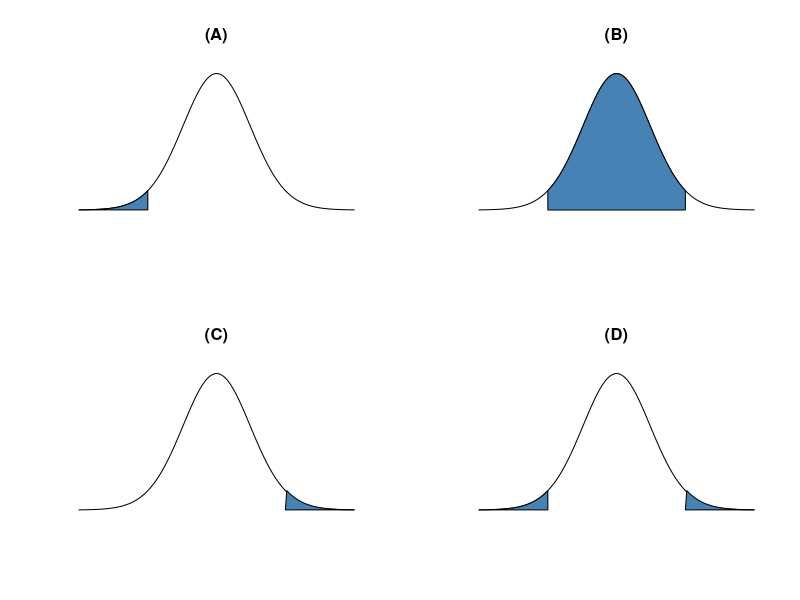

Write R code to recreate this figure.
## ---- chunk 1
# Leave this as-is
knitr::opts_chunk$set(echo = TRUE, warning = FALSE, message = FALSE)
## ---- chunk 2
val <- c(255, 190, 55, 137, 138, 174)

mu <- 220
xbar <- 158.167
s <- 4427.767
n <- 6

t <- (xbar - mu) / sqrt(s/n)
sprintf("t = %f", t)

pvalue <- 2 * (1 - pt(abs(t), n - 1))
sprintf("pvalue = %f", pvalue)
## ---- chunk 3
cv <- 1 - (0.05/2)
error <- qt(cv,5)

lowerbound <- xbar - (error * sqrt(s/n))
sprintf("lowerbound = %f", lowerbound)
upperbound <- xbar + (error * sqrt(s/n))
sprintf("upperbound = %f", upperbound)
## ---- chunk 4
# Run this whole code chunk in order to see the plots for yourself
x <- seq(-4, 4, length.out = 151)
y <- dt(x, df = rpois(1, lambda = 30))

xa <- seq(-4, -2, length.out = 51)
ya <- dt(c(xa, -4), df = rpois(1, lambda = 30))

xb <- seq(-2, 2, length.out = 51)
yb <- c(0, dt(c(xb), df = rpois(1, lambda = 30)), 0)

xc <- seq(4, 2, length.out = 51)
yc <- dt(c(xc, 4), df = rpois(1, lambda = 30))

par(mfrow = c(2,2))
plot(x, y, type = "l", main = "(A)", axes = FALSE, xlab = "", ylab = "")
polygon(c(xa, -2), ya, col = "steelblue")

plot(x, y, type = "l", main = "(B)", axes = FALSE, xlab = "", ylab = "")
polygon(c(-2, xb, 2), yb, col = "steelblue")

plot(x, y, type = "l", main = "(C)", axes = FALSE, xlab = "", ylab = "")
polygon(c(2, xc), ya, col = "steelblue")

plot(x, y, type = "l", main = "(D)", axes = FALSE, xlab = "", ylab = "")
polygon(c(xa, -2), ya, col = "steelblue")
polygon(c(2, xc), ya, col = "steelblue")
## ---- chunk 5
cv <- 1 - (0.05)
error <- qt(cv,10)
s <- 10.56 
xbar <- 2.818182
n <- 11

lowerbound <- xbar - (error * sqrt(s/n))
sprintf("lowerbound = %f", lowerbound)
upperbound <- xbar + (error * sqrt(s/n))
sprintf("upperbound = %f", upperbound)
